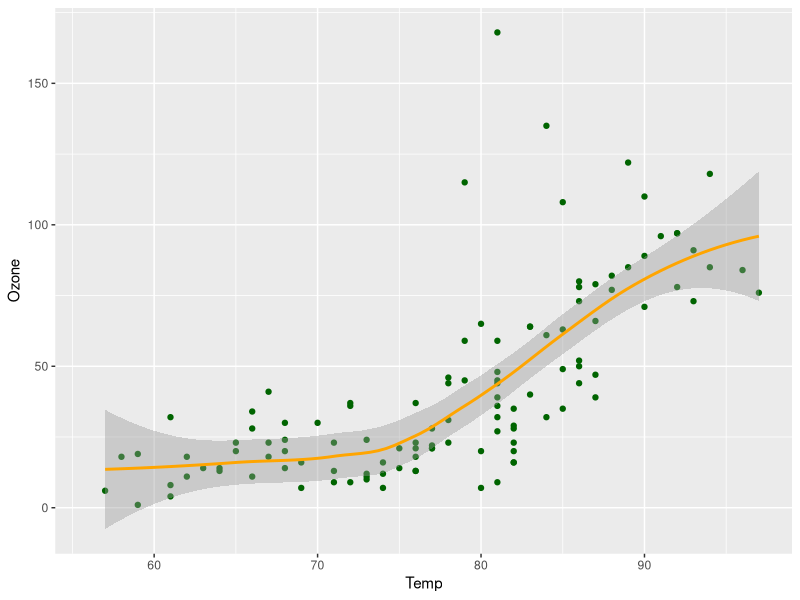

The R source for this figure:
## ---- chunk 1
#| label: fig-airquality
#| fig-cap: "Temperature and ozone level."
#| warning: false

library(ggplot2)
ggplot(airquality, aes(Temp, Ozone)) + 
  geom_point(color = "darkgreen") +  # Points are green
  geom_smooth(method = "loess", color = "orange") 
